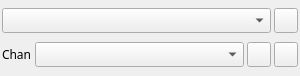
<?xml version="1.0" encoding="UTF-8"?>
<ui version="4.0">
 <class>SamplingDeviceControl</class>
 <widget class="QWidget" name="SamplingDeviceControl">
  <property name="geometry">
   <rect>
    <x>0</x>
    <y>0</y>
    <width>300</width>
    <height>76</height>
   </rect>
  </property>
  <property name="minimumSize">
   <size>
    <width>300</width>
    <height>76</height>
   </size>
  </property>
  <property name="maximumSize">
   <size>
    <width>16777215</width>
    <height>16777215</height>
   </size>
  </property>
  <property name="font">
   <font>
    <family>Sans Serif</family>
    <pointsize>9</pointsize>
   </font>
  </property>
  <property name="windowTitle">
   <string>Title &amp; Color</string>
  </property>
  <layout class="QVBoxLayout" name="verticalLayout">
   <property name="spacing">
    <number>3</number>
   </property>
   <property name="margin">
    <number>2</number>
   </property>
   <item>
    <layout class="QHBoxLayout" name="deviceSelectLayout">
     <item>
      <widget class="QComboBox" name="deviceSelect">
       <property name="toolTip">
        <string>Select sampling device</string>
       </property>
      </widget>
     </item>
     <item>
      <widget class="QPushButton" name="deviceConfirm">
       <property name="minimumSize">
        <size>
         <width>24</width>
         <height>0</height>
        </size>
       </property>
       <property name="maximumSize">
        <size>
         <width>24</width>
         <height>16777215</height>
        </size>
       </property>
       <property name="toolTip">
        <string>Confirm and change sampling device</string>
       </property>
       <property name="text">
        <string/>
       </property>
       <property name="icon">
        <iconset resource="../resources/res.qrc">
         <normaloff>:/checkmark.png</normaloff>:/checkmark.png</iconset>
       </property>
      </widget>
     </item>
    </layout>
   </item>
   <item>
    <layout class="QHBoxLayout" name="horizontalLayout">
     <item>
      <widget class="QLabel" name="channelSelectLabel">
       <property name="minimumSize">
        <size>
         <width>0</width>
         <height>0</height>
        </size>
       </property>
       <property name="maximumSize">
        <size>
         <width>30</width>
         <height>16777215</height>
        </size>
       </property>
       <property name="text">
        <string>Chan</string>
       </property>
      </widget>
     </item>
     <item>
      <widget class="QComboBox" name="channelSelect">
       <property name="toolTip">
        <string>Select channel plugin</string>
       </property>
      </widget>
     </item>
     <item>
      <widget class="QPushButton" name="addChannel">
       <property name="minimumSize">
        <size>
         <width>24</width>
         <height>0</height>
        </size>
       </property>
       <property name="maximumSize">
        <size>
         <width>24</width>
         <height>16777215</height>
        </size>
       </property>
       <property name="toolTip">
        <string>Add a new channel</string>
       </property>
       <property name="text">
        <string/>
       </property>
       <property name="icon">
        <iconset resource="../resources/res.qrc">
         <normaloff>:/plusw.png</normaloff>:/plusw.png</iconset>
       </property>
      </widget>
     </item>
     <item>
      <widget class="QPushButton" name="showLoadedPlugins">
       <property name="minimumSize">
        <size>
         <width>24</width>
         <height>0</height>
        </size>
       </property>
       <property name="maximumSize">
        <size>
         <width>20</width>
         <height>16777215</height>
        </size>
       </property>
       <property name="toolTip">
        <string>Show loaded plugins</string>
       </property>
       <property name="text">
        <string/>
       </property>
       <property name="icon">
        <iconset resource="../resources/res.qrc">
         <normaloff>:/questionmark.png</normaloff>:/questionmark.png</iconset>
       </property>
      </widget>
     </item>
    </layout>
   </item>
  </layout>
 </widget>
 <resources>
  <include location="../resources/res.qrc"/>
 </resources>
 <connections/>
</ui>
